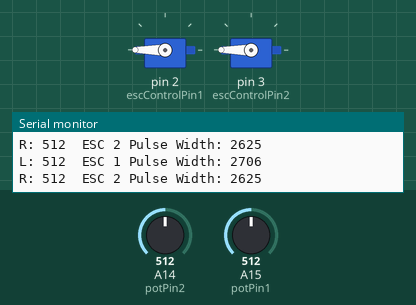
Bench run of a sketch on a simulated Arduino Mega 2560, built with avr-gcc and run on an emulated ATmega2560. Parts: 2 × servo, the last lines printed to the serial monitor. The test bench sets the inputs (shaded band); at power-on: A14 (potPin2) = 512, A15 (potPin1) = 512.

Above: at 3.2 s.
3.3 s: A14 (potPin2) set to 306
At 4.5 s:
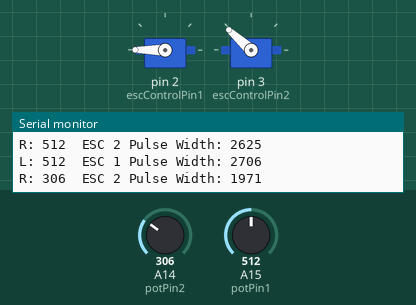
5.5 s: A15 (potPin1) set to 306
At 7.2 s:
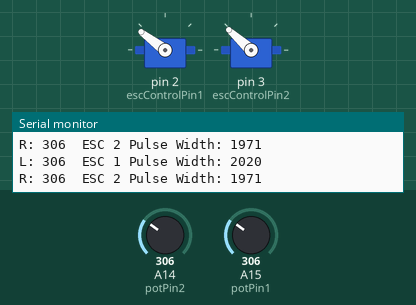
7.5 s: A14 (potPin2) set to 122
At 8.9 s:
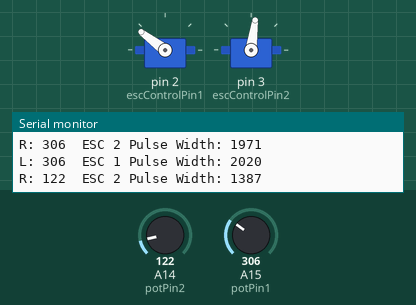
9.5 s: A15 (potPin1) set to 511
At 10.6 s:
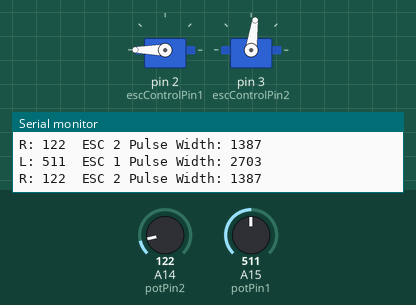
11.5 s: A14 (potPin2) set to 0
At 13.2 s:
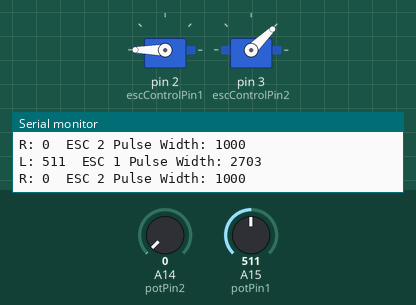
13.5 s: A15 (potPin1) set to 122
At 15.0 s:
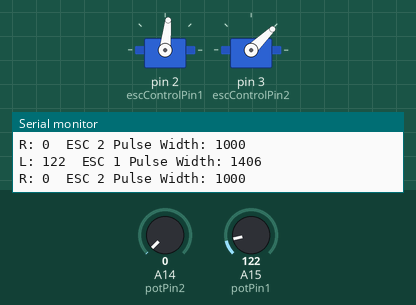
Timing chart, 0 to 16.5 s (numbered marks = the images above; inputs shaded):
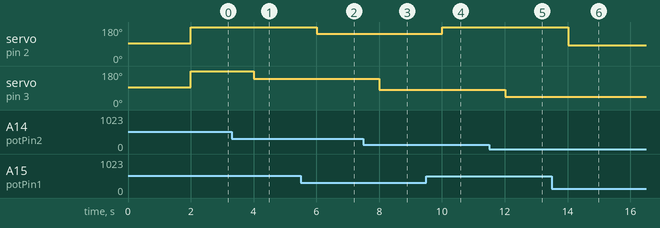

The sketch:

PWM_control.ino
```cpp
#include <Servo.h>

// Pin assignments
const int potPin1 = A15;          // Analog input for potentiometer 1
const int potPin2 = A14;          // Analog input for potentiometer 2
const int escControlPin1 = 2;    // Digital output for ESC 1 control signal
const int escControlPin2 = 3;   // Digital output for ESC 2 control signal

// ESC parameters
const int escMinPulse = 1000;    // Minimum pulse width for ESC (microseconds)
const int escMaxPulse = 2000;    // Maximum pulse width for ESC (microseconds)
const int escNeutralPulse = 1500; // Neutral pulse width for ESC (microseconds)

Servo esc1;                       // Servo object to control ESC 1
Servo esc2;                       // Servo object to control ESC 2

void setup() {
  Serial.begin(9600);
  esc1.attach(escControlPin1);    // Attach servo object for ESC 1
  esc2.attach(escControlPin2);    // Attach servo object for ESC 2

  esc1.writeMicroseconds(escNeutralPulse); // Send neutral signal to initialize ESC 1
  esc2.writeMicroseconds(escNeutralPulse); // Send neutral signal to initialize ESC 2

  delay(2000);                    // Wait for ESCs to initialize
}

void loop() {
  // Read potentiometer values
  int potValue1 = analogRead(potPin1);
  int potValue2 = analogRead(potPin2);

  // Map the potentiometer values to ESC control range
  int escPulseWidth1 = map(potValue1, 0, 300, escMinPulse, escMaxPulse);
  int escPulseWidth2 = map(potValue2, 0, 315, escMinPulse, escMaxPulse);

  // Send ESC control signals
  esc1.writeMicroseconds(escPulseWidth1);
  esc2.writeMicroseconds(escPulseWidth2);

  // Print potentiometer values and ESC pulse widths for debugging
  Serial.print("L: ");
  Serial.print(potValue1);
  Serial.print("\tESC 1 Pulse Width: ");
  Serial.println(escPulseWidth1);

  Serial.print("R: ");
  Serial.print(potValue2);
  Serial.print("\tESC 2 Pulse Width: ");
  Serial.println(escPulseWidth2);

  // Delay for stability
  delay(1000);
}
```

Measured:
- after the input at 3.3 s, servo on pin 3 (escControlPin2): 180° → 138° after 0.70 s
- after the input at 5.5 s, servo on pin 2 (escControlPin1): 180° → 143° after 0.51 s
- after the input at 7.5 s, servo on pin 3 (escControlPin2): 138° → 82° after 0.51 s
- after the input at 9.5 s, servo on pin 2 (escControlPin1): 143° → 180° after 0.51 s
- after the input at 11.5 s, servo on pin 3 (escControlPin2): 82° → 44° after 0.52 s
- after the input at 13.5 s, servo on pin 2 (escControlPin1): 180° → 84° after 0.52 s
